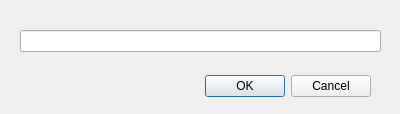
<?xml version="1.0" encoding="UTF-8"?>
<ui version="4.0">
 <class>Name</class>
 <widget class="QDialog" name="Name">
  <property name="geometry">
   <rect>
    <x>0</x>
    <y>0</y>
    <width>400</width>
    <height>114</height>
   </rect>
  </property>
  <property name="windowTitle">
   <string>Dialog</string>
  </property>
  <widget class="QDialogButtonBox" name="buttonBox">
   <property name="geometry">
    <rect>
     <x>30</x>
     <y>70</y>
     <width>341</width>
     <height>32</height>
    </rect>
   </property>
   <property name="orientation">
    <enum>Qt::Horizontal</enum>
   </property>
   <property name="standardButtons">
    <set>QDialogButtonBox::Cancel|QDialogButtonBox::Ok</set>
   </property>
  </widget>
  <widget class="QLineEdit" name="lineEdit">
   <property name="geometry">
    <rect>
     <x>20</x>
     <y>30</y>
     <width>361</width>
     <height>22</height>
    </rect>
   </property>
   <property name="cursor">
    <cursorShape>ArrowCursor</cursorShape>
   </property>
  </widget>
 </widget>
 <resources/>
 <connections>
  <connection>
   <sender>buttonBox</sender>
   <signal>accepted()</signal>
   <receiver>Name</receiver>
   <slot>accept()</slot>
   <hints>
    <hint type="sourcelabel">
     <x>248</x>
     <y>84</y>
    </hint>
    <hint type="destinationlabel">
     <x>157</x>
     <y>113</y>
    </hint>
   </hints>
  </connection>
  <connection>
   <sender>buttonBox</sender>
   <signal>rejected()</signal>
   <receiver>Name</receiver>
   <slot>reject()</slot>
   <hints>
    <hint type="sourcelabel">
     <x>316</x>
     <y>90</y>
    </hint>
    <hint type="destinationlabel">
     <x>286</x>
     <y>113</y>
    </hint>
   </hints>
  </connection>
 </connections>
</ui>
